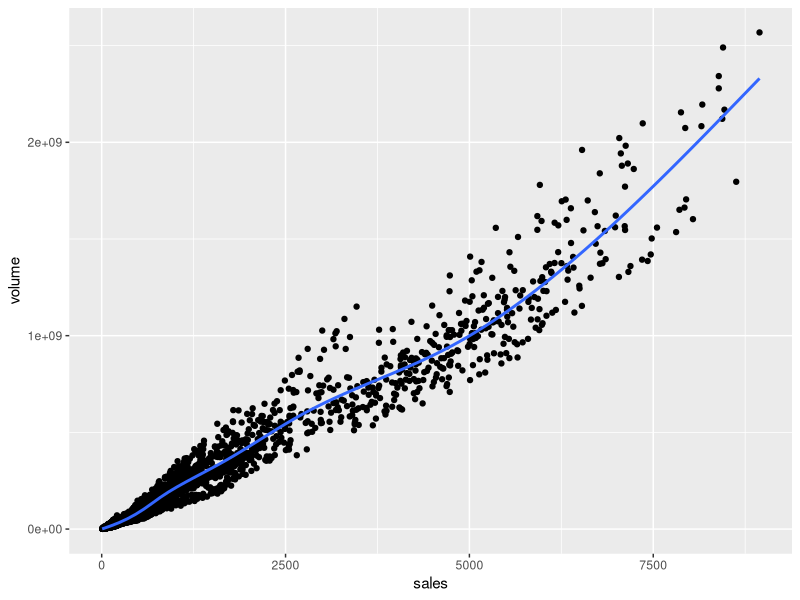
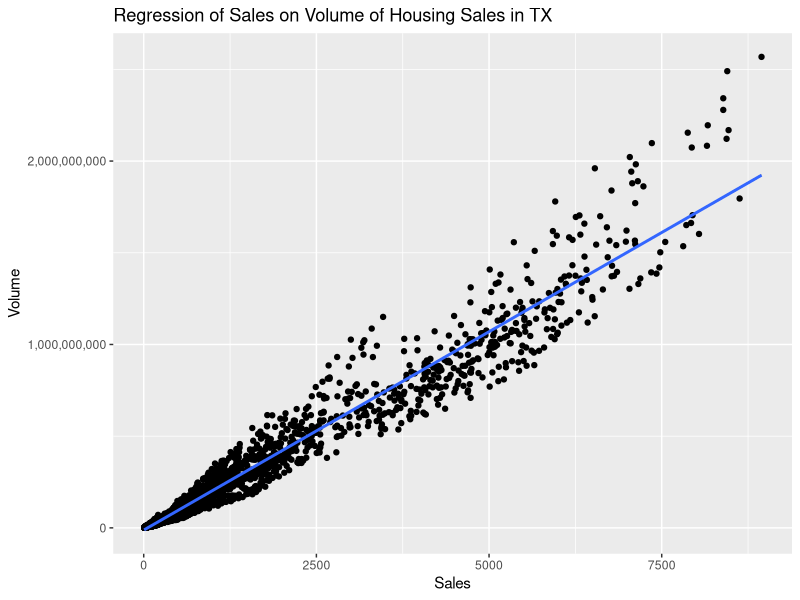
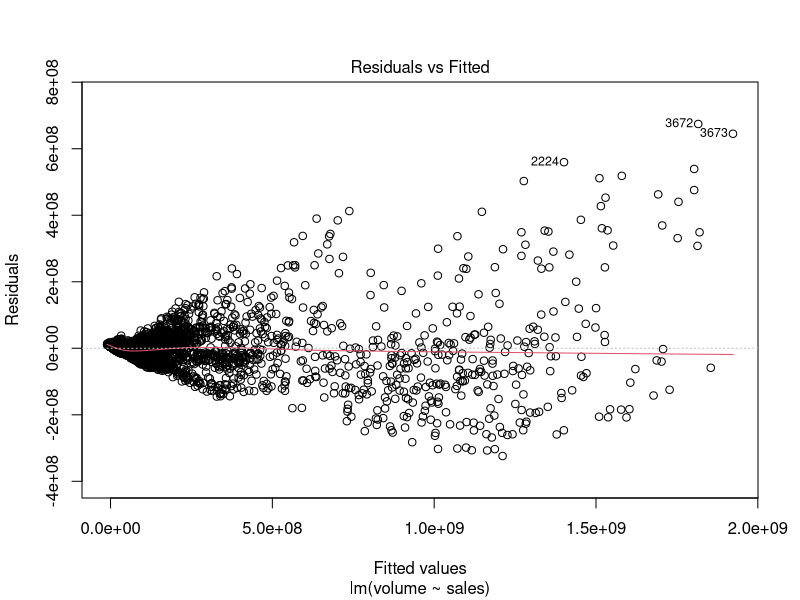
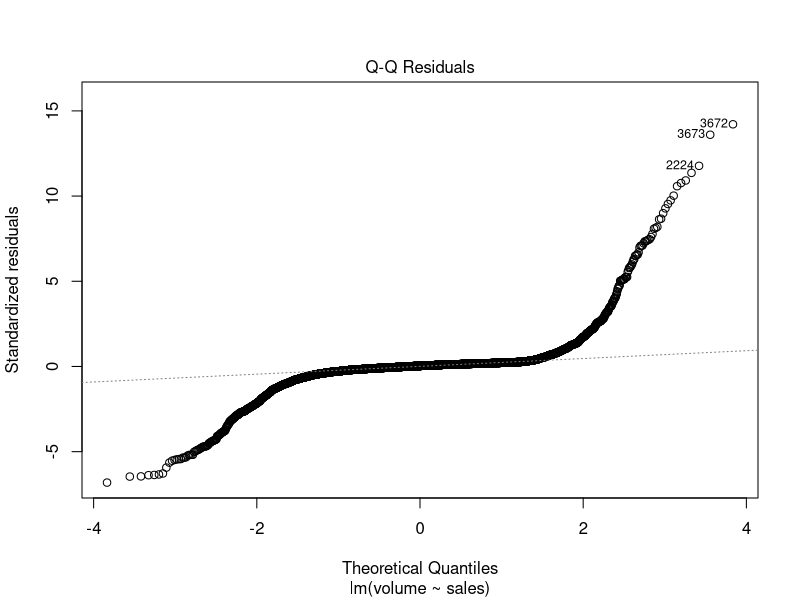
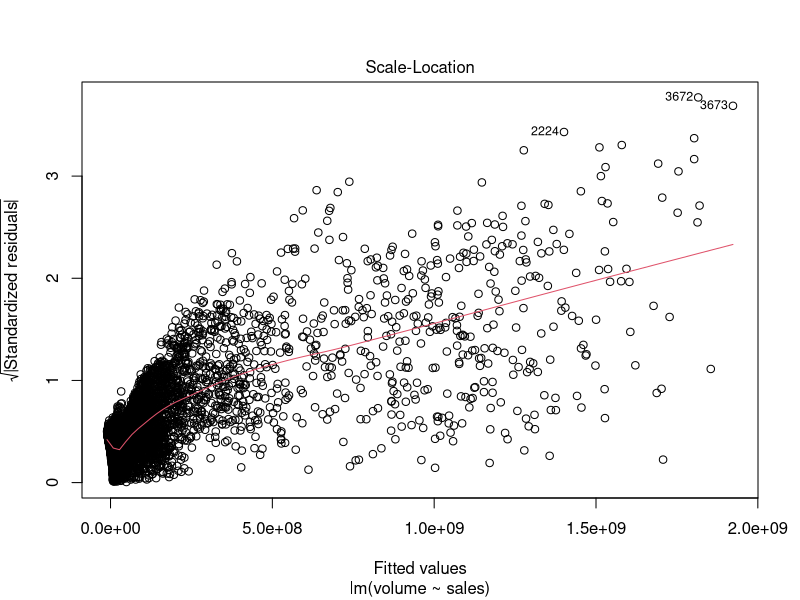
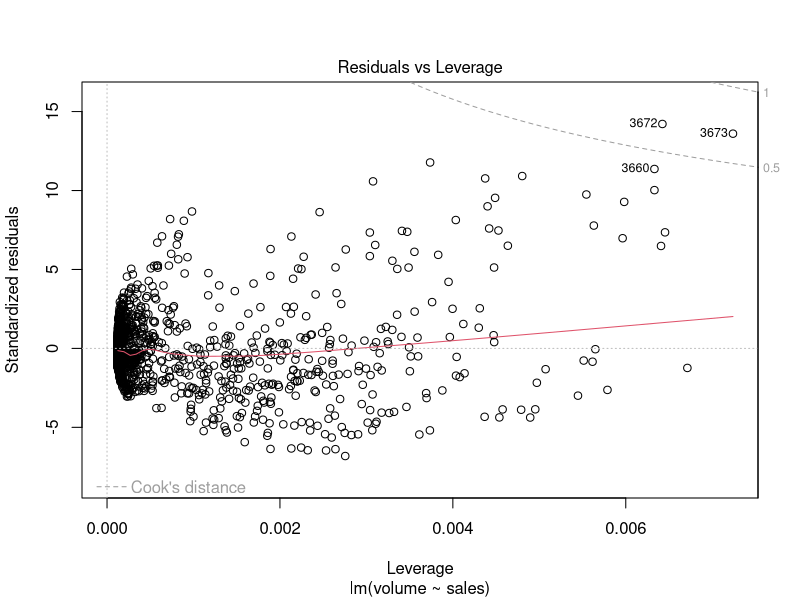
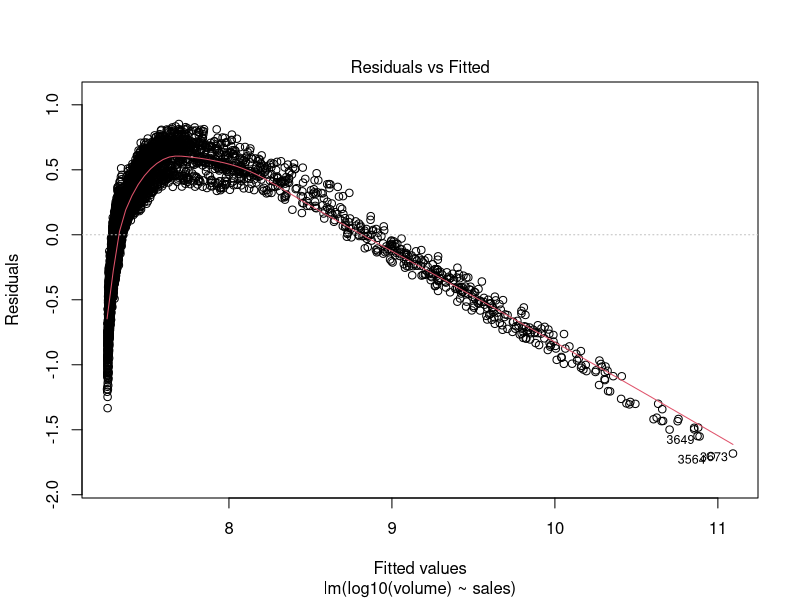
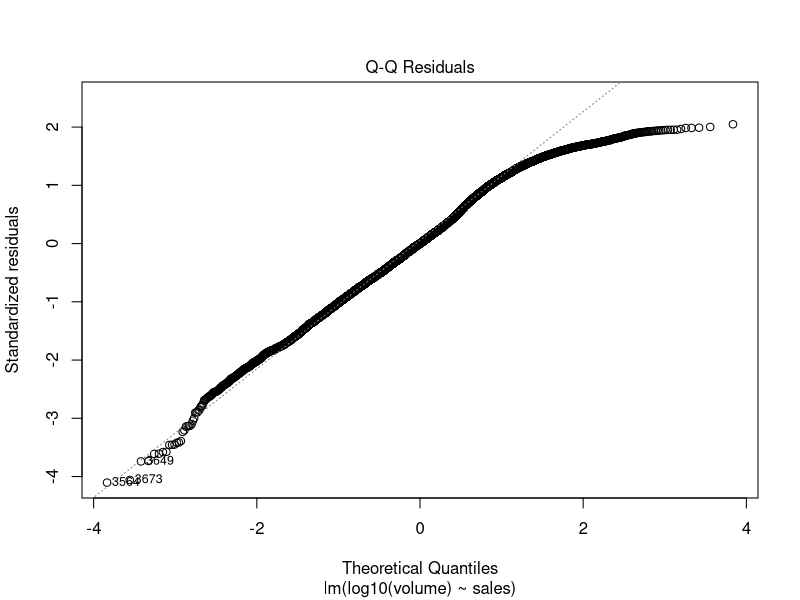

Source code (R) for these figures, in order:
## ---- chunk 1
library(tidyverse)
library(lmtest)
library(ggpubr)
library(broom)
library(ggfortify)
library(skimr)
## ---- chunk 2
data("txhousing")
## ---- chunk 3
view(txhousing)
dim(txhousing)
## ---- chunk 4
names(txhousing)
## ---- chunk 5
head(txhousing)
tail(txhousing)
## ---- chunk 6
glimpse(txhousing)
## ---- chunk 7
skim(txhousing)
## ---- chunk 8
tx_data <- txhousing %>% 
  drop_na(sales, volume, median)
## ---- chunk 9
tx_data$house_age <- 2023 - tx_data$year
## ---- chunk 10
skim(tx_data)
## ---- chunk 11
cor(tx_data$sales, tx_data$volume)
## ---- chunk 12
ggplot(tx_data, aes(x = sales, y = volume)) +
  geom_point() +
  stat_smooth(se = FALSE)
## ---- chunk 13
simple_model <- lm(volume ~ sales, data = tx_data)
simple_model
## ---- chunk 14
ggplot(tx_data, aes(x = sales, y = volume)) +
  geom_point() +
  stat_smooth(method = lm) +
  labs(title = 'Regression of Sales on Volume of Housing Sales in TX',
       x = 'Sales', y = 'Volume') +
  scale_y_continuous(labels = scales::comma)
## ---- chunk 15
plot(simple_model)
## ---- chunk 16
summary(simple_model)
## ---- chunk 17
confint(simple_model)
## ---- chunk 18
transformed_model <- lm(log10(volume) ~ sales, data = tx_data)
## ---- chunk 19
summary(transformed_model)
## ---- chunk 20
plot(transformed_model, 1)
## ---- chunk 21
plot(transformed_model, 2)
## ---- chunk 22
plot(transformed_model, 3)
## ---- chunk 23
fitted_values <- predict.lm(simple_model)
head(fitted_values, 3)
## ---- chunk 24
model_metrics <- augment(simple_model)
model_metrics
## ---- chunk 25
predict(simple_model,
        newdata = data.frame(sales = c(210, 27, 140)))
## ---- chunk 26
multiple_reg <- lm(volume ~ sales + median + house_age, data = tx_data)
multiple_reg
## ---- chunk 27
summary(multiple_reg)
## ---- chunk 28
autoplot(multiple_reg)
